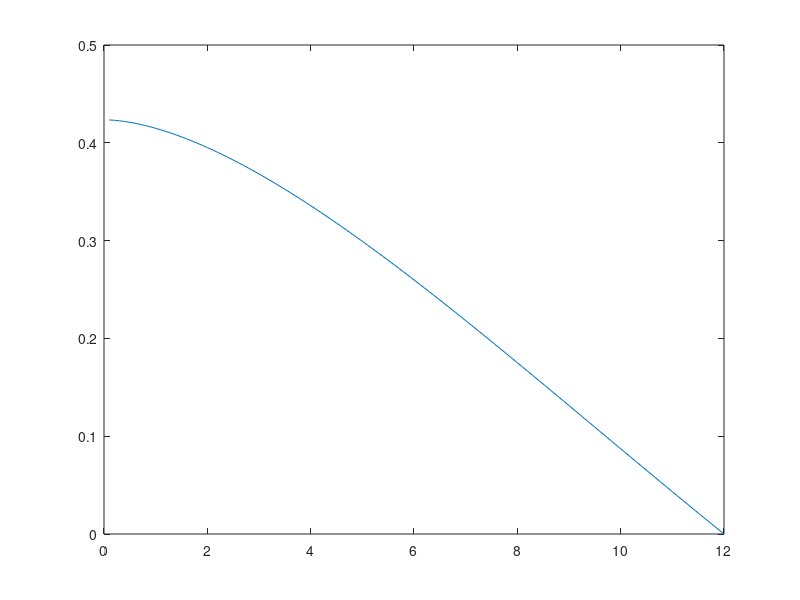

Here is the MATLAB script that generated this plot:
%Point load on a circular plate
%case 8
d=24;
h=.25;
E=30*10^6;
v=.3;
p=2500;

%case 9
% d=24;
% h=.25;
% E=30*10^6;
% v=.3;
% p=2500;

%case 10
% d=.1;
% h=.002;
% E=70*10^9;
% v=.334;
% p=2000;

a=d/2;
r = 0:.1:a;
theta = 0:pi/8:2*pi;
[R, THETA] = meshgrid(r,theta);

D=(E*h^3)/(12*(1-v^2));

W=(p)./(16.*pi.*D).*(((3+v)./(1+v)).*(a.^2-R.^2)+2.*R.^2.*log(R./a));

%X = R.*cos(THETA);
%Y = R.*sin(THETA);
%surf (X,Y,W)
wr = W(1,:);
% deflection w(r) is first row of W matrix
plot(r,wr);
disp(max(max(W)))
